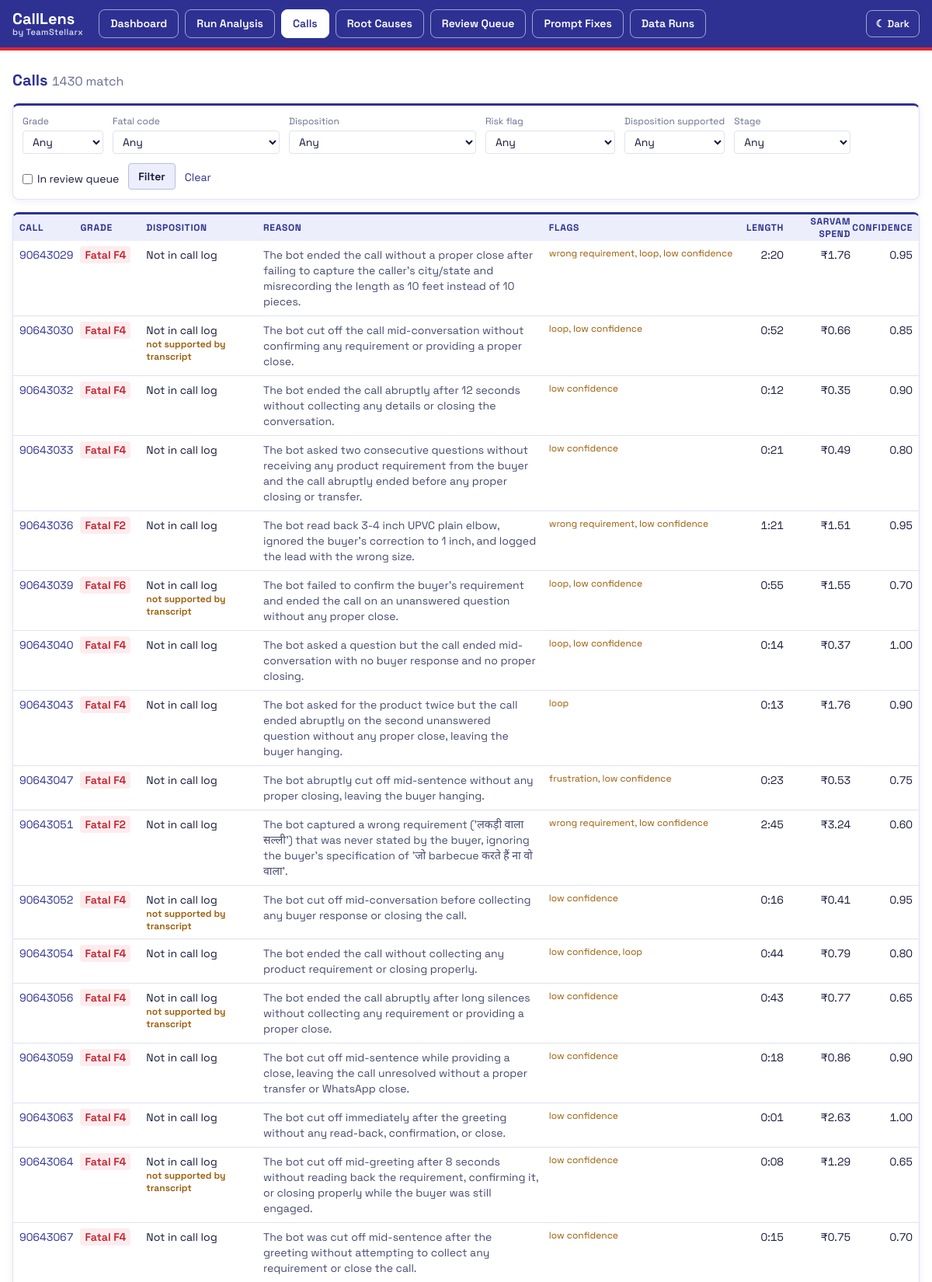
The app's page /calls (upper part) with its own data.
### tables this page shows
CREATE TABLE call (
    call_id TEXT PRIMARY KEY,
    recording_url TEXT,
    has_recording INTEGER NOT NULL DEFAULT 0,
    disposition TEXT,
    disposition_group TEXT,
    is_call_answered TEXT,
    entered_on TEXT,
    lead_id TEXT,
    raw_json TEXT,
    audio_path TEXT,
    duration_s REAL,
    channels INTEGER,
    language_code TEXT,
    language_probability REAL,
    speaker_method TEXT,
    status TEXT NOT NULL DEFAULT 'imported',
    error TEXT
, source TEXT NOT NULL DEFAULT 'csv', original_name TEXT);

CREATE TABLE grade (
    call_id TEXT PRIMARY KEY,
    grade TEXT NOT NULL, fatal_code TEXT, reason TEXT, failure_category TEXT,
    root_cause_hint TEXT, outcome TEXT, who_ended_call TEXT,
    risk_flags TEXT, requirement TEXT, disposition_check TEXT, non_fatal_issues TEXT,
    confidence REAL, needs_review INTEGER NOT NULL DEFAULT 0,
    prompt_hash TEXT, raw_json TEXT, created_at TEXT DEFAULT CURRENT_TIMESTAMP
);

### app/main.py (the view)
@app.get("/calls", response_class=HTMLResponse)
async def calls(
    request: Request,
    grade: str = "",
    fatal_code: str = "",
    disposition: str = "",
    group: str = "",
    flag: str = "",
    status: str = "",
    supported: str = "",
    review: str = "",
    page_no: Annotated[int, Query(alias="page", ge=1)] = 1,
) -> HTMLResponse:
    where, params = ["1=1"], []
    for column, value in (
        ("g.grade", grade), ("g.fatal_code", fatal_code), ("c.disposition", disposition),
        ("c.disposition_group", group), ("c.status", status),
    ):  # fmt: skip
        if value:
            where.append(f"{column} = ?")
            params.append(value)
    if flag in RISK_FLAGS:
        where.append("g.risk_flags LIKE ?")
        params.append(f'%"{flag}"%')
    if supported in ("yes", "no", "unclear"):
        where.append("json_extract(g.disposition_check, '$.supported') = ?")
        params.append(supported)
    if review:
        where.append("c.call_id IN (SELECT call_id FROM review_item WHERE status = 'open')")
    if not status:
        where.append("c.has_recording = 1")
    clause = " AND ".join(where)
    total = db.val(f"SELECT COUNT(*) FROM call c LEFT JOIN grade g ON g.call_id=c.call_id WHERE {clause}", *params)
    rows = db.q(
        f"""SELECT c.*, g.grade, g.fatal_code, g.reason, g.risk_flags, g.confidence, g.needs_review,
                   g.non_fatal_issues, json_extract(g.disposition_check, '$.supported') AS supported,
                   (SELECT SUM(a.cost_inr) FROM api_call a WHERE a.call_id = c.call_id) AS spend
            FROM call c LEFT JOIN grade g ON g.call_id = c.call_id
            WHERE {clause}
            ORDER BY (g.grade = 'FATAL') DESC, g.grade IS NULL, c.call_id
            LIMIT ? OFFSET ?""",
        *params, PAGE_SIZE, (page_no - 1) * PAGE_SIZE,
    )  # fmt: skip
    filters = {
        "grade": grade, "fatal_code": fatal_code, "disposition": disposition, "group": group, "flag": flag,
        "status": status, "supported": supported, "review": review,
    }  # fmt: skip
    active = {k: v for k, v in filters.items() if v}
    return page(
        request, "calls.html",
        rows=rows, total=total, page_no=page_no, pages=max(1, -(-total // PAGE_SIZE)),
        filters=filters, query=urlencode(active), flags=RISK_FLAGS,
        dispositions=[r["disposition"] for r in db.q(
            "SELECT disposition, COUNT(*) n FROM call WHERE has_recording=1 GROUP BY disposition ORDER BY n DESC"
        )],
    )  # fmt: skip

### app/templates/calls.html (shortened to what this page needs)
{% extends "base.html" %}
{% block content %}
<h1 class="text-xl font-bold mb-4">Calls <span class="num text-base font-normal text-slate-500">{{ total }} match</span></h1>
<form method="get" class="mb-4 flex flex-wrap items-end gap-3 rounded-lg border border-slate-200 bg-white p-3 text-sm">
  {% macro select(name, label, options) %}
  <label class="flex flex-col gap-1"><span class="text-xs text-slate-500">{{ label }}</span>
    <select name="{{ name }}" class="rounded border border-slate-300 px-2 py-1">
      <option value="">Any</option>
    </select>
  </label>
  {% endmacro %}
  {{ select("grade", "Grade", [("FATAL", "Fatal"), ("NON_FATAL", "Non-Fatal")]) }}
  {{ select("fatal_code", "Fatal code", [("F1","F1 wrong information"),("F2","F2 wrong requirement"),("F3","F3 stuck loop"),("F4","F4 bot dropped call"),("F5","F5 compliance"),("F6","F6 goal failure"),("F7","F7 human request ignored")]) }}
  <label class="flex flex-col gap-1"><span class="text-xs text-slate-500">Disposition</span>
    <select name="disposition" class="rounded border border-slate-300 px-2 py-1">
      <option value="">Any</option>
    </select>
  </label>
  <label class="flex flex-col gap-1"><span class="text-xs text-slate-500">Risk flag</span>
    <select name="flag" class="rounded border border-slate-300 px-2 py-1">
      <option value="">Any</option>
    </select>
  </label>
  {{ select("supported", "Disposition supported", [("yes","Yes"),("no","No"),("unclear","Unclear")]) }}
  {{ select("status", "Stage", [("graded","Graded"),("transcribed","Transcribed"),("downloaded","Downloaded"),("imported","Not downloaded"),("error","Failed"),("no_recording","No recording")]) }}
  <label class="flex items-center gap-1.5 pb-1"><input type="checkbox" name="review" value="open" {{ 'checked' if filters.review }}> In review queue</label>
  <button class="rounded bg-slate-800 px-3 py-1.5 font-semibold text-white">Filter</button>
  <a href="/calls" class="pb-1.5 text-blue-700 hover:underline">Clear</a>
</form>
{% if not rows %}
<p class="rounded-lg border border-slate-200 bg-white p-6 text-sm text-slate-600">No calls match these filters.</p>
{% else %}
<div class="overflow-x-auto rounded-lg border border-slate-200 bg-white">
  <table class="w-full text-sm">
    <thead class="text-left text-xs uppercase text-slate-500">
      <tr><th class="p-2">Call</th><th>Grade</th><th>Disposition</th><th>Reason</th><th>Flags</th><th class="text-right">Length</th><th class="text-right">Sarvam spend</th><th class="text-right pr-2">Confidence</th></tr>
    </thead>
    <tbody class="divide-y divide-slate-100">
      {% for r in rows %}
      <tr class="align-top">
        <td class="p-2 whitespace-nowrap"><a class="text-blue-700 hover:underline num" href="/calls/{{ r.call_id }}">{{ r.call_id }}</a></td>
        <td class="py-2 pr-3 whitespace-nowrap">
          {% if r.grade == "FATAL" %}<span class="rounded bg-red-100 px-1.5 py-0.5 font-semibold text-red-700">Fatal {{ r.fatal_code or "" }}</span>
          {% elif r.grade %}<span class="rounded px-1.5 py-0.5 font-semibold {{ 'bg-amber-100 text-amber-800' if r.non_fatal_issues not in ('[]', '', none) else 'bg-green-100 text-green-800' }}">Non-Fatal</span>
          {% elif r.status == "no_recording" %}<span class="text-slate-400">no recording</span>
          {% elif r.status == "error" %}<span class="text-amber-700">failed</span>
          {% else %}<span class="text-slate-500">{{ r.status }}</span>{% endif %}
        </td>
        <td class="py-2 pr-3">{{ r.disposition }}{% if r.supported == "no" %}<div class="text-xs font-semibold text-amber-700">not supported by transcript</div>{% endif %}</td>
        <td class="py-2 pr-3 max-w-md text-slate-700">{{ (r.reason or r.error or "") | mask }}</td>
        <td class="py-2 pr-3 text-xs text-amber-700">{{ (r.risk_flags | loads([])) | join(", ") | replace("_", " ") }}</td>
        <td class="py-2 text-right num">{{ r.duration_s | dur }}</td>
        <td class="py-2 text-right num">{{ "₹%.2f" | format(r.spend) if r.spend else "—" }}</td>
        <td class="py-2 pr-2 text-right num">{{ "%.2f" | format(r.confidence) if r.confidence is not none else "—" }}</td>
      </tr>
      {% endfor %}
    </tbody>
  </table>
</div>
{% endif %}
{% endblock %}

### app/static/app.css (style rules this page uses)
html.neo { --brand-navy: #2e3192; --brand-red: #e0262d; --bg: #ffffff; --panel: #ffffff; --panel-tint: #f3f4fc; --header: #2e3192; --header-text: #ffffff; --line: #dfe2f1; --line-strong: #b9bee0; --text: #15183a; --text-2: #454a70; --text-3: #686d92; --accent: #2e3192; --accent-soft: #eceefb; --btn: #2e3192; --btn-hover: #23267a; --field: #ffffff; --fatal: #c61f2a; --fatal-soft: #fdecee; --risk: #9a5800; --risk-soft: #fff3df; --clean: #0f7a4a; --clean-soft: #e6f6ee; --shadow: 0 2px 10px rgba(46, 49, 146, 0.08); --series-1: #2563eb; --series-2: #f97316; --series-3: #c026d3; --series-4: #0d9488; --series-5: #e0262d; --series-6: #7c3aed; color-scheme: light; }
html.neo body { font-family: "Space Grotesk", system-ui, -apple-system, "Segoe UI", "Noto Sans", "Noto Sans Devanagari", "Nirmala UI", sans-serif; color: var(--text); background: var(--bg); min-height: 100vh; }
.num { font-variant-numeric: tabular-nums; }
html.neo .bg-white, html.neo .bg-slate-50 { background: var(--panel) !important; }
html.neo .rounded-lg.border { border-color: var(--line) !important; box-shadow: var(--shadow); }
html.neo .rounded-lg.border.bg-white { border-top: 3px solid var(--brand-navy) !important; }
html.neo [class*="border-slate-"] { border-color: var(--line) !important; }
html.neo [class*="divide-slate-"] > * + * { border-color: var(--line) !important; }
html.neo .text-slate-900, html.neo .text-slate-800 { color: var(--text) !important; }
html.neo .text-slate-700, html.neo .text-slate-600 { color: var(--text-2) !important; }
html.neo .text-slate-500, html.neo .text-slate-400 { color: var(--text-3) !important; }
html.neo h1 { color: var(--accent); }
html.neo thead { background: var(--accent-soft); }
html.neo th { color: var(--accent) !important; letter-spacing: 0.06em; }
html.neo .text-blue-700 { color: var(--accent) !important; }
html.neo .bg-slate-800 { background: var(--accent-soft) !important; color: var(--text) !important; border: 1px solid var(--line-strong); }
html.neo input, html.neo select { background: var(--field) !important; color: var(--text) !important; border-color: var(--line-strong) !important; }
html.neo .text-red-600, html.neo .text-red-700, html.neo .text-red-800 { color: var(--fatal) !important; }
html.neo .bg-red-100, html.neo .bg-red-50 { background: var(--fatal-soft) !important; }
html.neo .text-amber-600, html.neo .text-amber-700, html.neo .text-amber-800, html.neo .text-amber-900 { color: var(--risk) !important; }

### records on screen
call: call_id "90643029", fatal_code "F4", disposition "Not in call log", duration_s|dur "2:20", spend "₹1.76"
grade: reason "The bot ended the call without a proper close after failing to capture the caller's city/state and misrecording the length as 10 feet instead of 10 pieces.", risk_flags "wrong requirement, loop, low confidence", confidence "0.95"
call: call_id "90643030", fatal_code "F4", disposition "Not in call log", shows "not supported by transcript", duration_s|dur "0:52", spend "₹0.66"
grade: reason "The bot cut off the call mid-conversation without confirming any requirement or providing a proper close.", risk_flags "loop, low confidence", confidence "0.85"
call: call_id "90643032", fatal_code "F4", disposition "Not in call log", duration_s|dur "0:12", spend "₹0.35"
grade: reason "The bot ended the call abruptly after 12 seconds without collecting any details or closing the conversation.", risk_flags "low confidence", confidence "0.90"
call: call_id "90643033", fatal_code "F4", disposition "Not in call log", duration_s|dur "0:21", spend "₹0.49"
grade: reason "The bot asked two consecutive questions without receiving any product requirement from the buyer and the call abruptly ended before any proper closing or transfer.", risk_flags "low confidence", confidence "0.80"
call: call_id "90643036", fatal_code "F2", disposition "Not in call log", duration_s|dur "1:21", spend "₹1.51"
grade: reason "The bot read back 3-4 inch UPVC plain elbow, ignored the buyer's correction to 1 inch, and logged the lead with the wrong size.", risk_flags "wrong requirement, low confidence", confidence "0.95"
call: call_id "90643039", fatal_code "F6", disposition "Not in call log", shows "not supported by transcript", duration_s|dur "0:55", spend "₹1.55"
grade: reason "The bot failed to confirm the buyer's requirement and ended the call on an unanswered question without any proper close.", risk_flags "loop, low confidence", confidence "0.70"
call: call_id "90643040", fatal_code "F4", disposition "Not in call log", duration_s|dur "0:14", spend "₹0.37"
grade: reason "The bot asked a question but the call ended mid-conversation with no buyer response and no proper closing.", risk_flags "loop, low confidence", confidence "1.00"
call: call_id "90643043", fatal_code "F4", disposition "Not in call log", duration_s|dur "0:13", spend "₹1.76"
grade: reason "The bot asked for the product twice but the call ended abruptly on the second unanswered question without any proper close, leaving the buyer hanging.", risk_flags "loop", confidence "0.90"
call: call_id "90643047", fatal_code "F4", disposition "Not in call log", duration_s|dur "0:23", spend "₹0.53"
grade: reason "The bot abruptly cut off mid-sentence without any proper closing, leaving the buyer hanging.", risk_flags "frustration, low confidence", confidence "0.75"
call: call_id "90643051", fatal_code "F2", disposition "Not in call log", duration_s|dur "2:45", spend "₹3.24"
grade: reason "The bot captured a wrong requirement ('लकड़ी वाला सल्ली') that was never stated by the buyer, ignoring the buyer's specification of 'जो barbecue करते हैं ना वो वाला'.", risk_flags "wrong requirement, low confidence", confidence "0.60"
call: call_id "90643052", fatal_code "F4", disposition "Not in call log", shows "not supported by transcript", duration_s|dur "0:16", spend "₹0.41"
grade: reason "The bot cut off mid-conversation before collecting any buyer response or closing the call.", risk_flags "low confidence", confidence "0.95"
call: call_id "90643054", fatal_code "F4", disposition "Not in call log", duration_s|dur "0:44", spend "₹0.79"
grade: reason "The bot ended the call without collecting any product requirement or closing properly.", risk_flags "low confidence, loop", confidence "0.80"
call: call_id "90643056", fatal_code "F4", disposition "Not in call log", shows "not supported by transcript", duration_s|dur "0:43", spend "₹0.77"
grade: reason "The bot ended the call abruptly after long silences without collecting any requirement or providing a proper close.", risk_flags "low confidence", confidence "0.65"
call: call_id "90643059", fatal_code "F4", disposition "Not in call log", duration_s|dur "0:18", spend "₹0.86"
grade: reason "The bot cut off mid-sentence while providing a close, leaving the call unresolved without a proper transfer or WhatsApp close.", risk_flags "low confidence", confidence "0.90"
call: call_id "90643063", fatal_code "F4", disposition "Not in call log", duration_s|dur "0:01", spend "₹2.63"
grade: reason "The bot cut off immediately after the greeting without any read-back, confirmation, or close.", risk_flags "low confidence", confidence "1.00"
call: call_id "90643064", fatal_code "F4", disposition "Not in call log", shows "not supported by transcript", duration_s|dur "0:08", spend "₹1.29"
grade: reason "The bot cut off mid-greeting after 8 seconds without reading back the requirement, confirming it, or closing properly while the buyer was still engaged.", risk_flags "low confidence", confidence "0.65"
call: call_id "90643067", fatal_code "F4", disposition "Not in call log", duration_s|dur "0:15", spend "₹0.75"
grade: reason "The bot was cut off mid-sentence after the greeting without attempting to collect any requirement or close the call.", risk_flags "low confidence", confidence "0.70"

### other values on screen
{{ label }} "Dashboard" "Run Analysis" "Calls" "Root Causes" "Review Queue" "Prompt Fixes" "Data Runs"
{{ total }} "1430"
{{ label }} "Grade Fatal code Disposition supported Stage"
